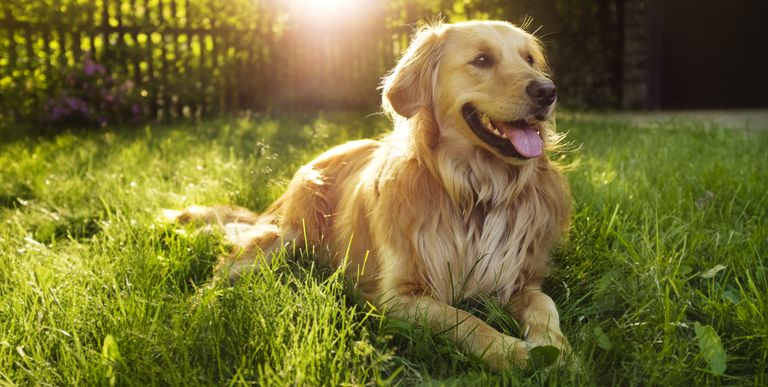
#> input picture Images/dog1.jpg, 768 x 387 px
$ python train_image_classifier.py
#> lines starting #> are read from the running program, lines starting #| are printed output that depends on the picture
import numpy as np
from skimage.io import imread
from skimage.transform import resize
from sklearn.linear_model import SGDClassifier
from sklearn import svm
from sklearn.preprocessing import StandardScaler
import joblib

from Phase2.transformers import RGB2GrayTransformer, HogTransformer

dog = imread('Images/dog1.jpg')
#> dog is the input picture: shape (387, 768, 3); mean R, G, B 117.7, 111.9, 50
cat = imread('Images/cat1.jpg')
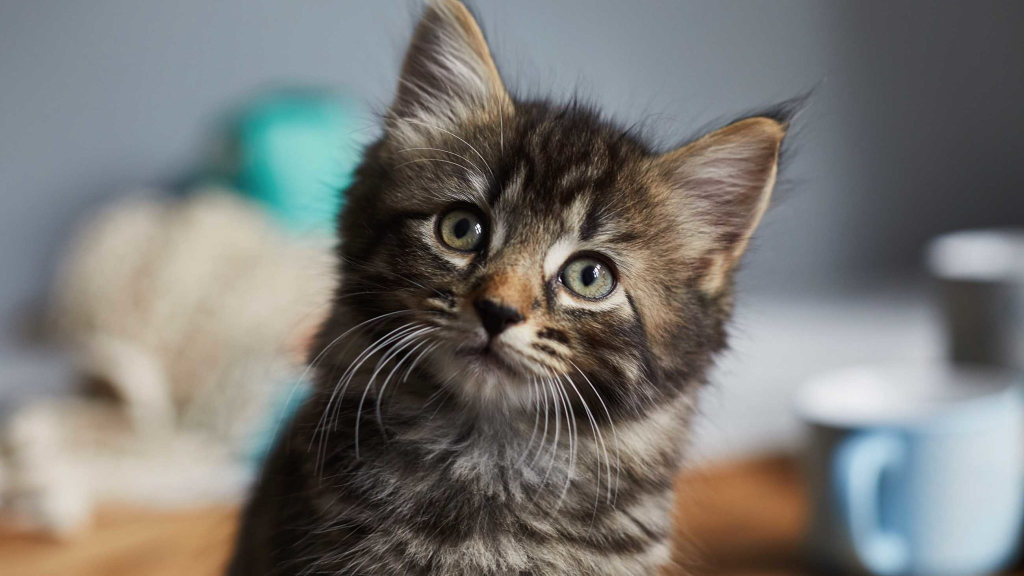
#> input picture Images/cat1.jpg, 2048 x 1152 px (shown at 1/2 size)
#> cat is the input picture: shape (1152, 2048, 3); mean R, G, B 119.8, 118.6, 115.2

output_shape = (102, 136, 3)

dog = resize(dog, output_shape=output_shape)
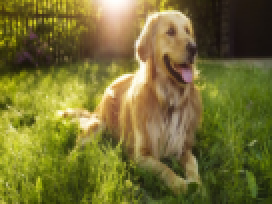
#> dog: shape (102, 136, 3) float64 (shown 2 times larger); mean R, G, B 0.461, 0.439, 0.196
cat = resize(cat, output_shape=output_shape)
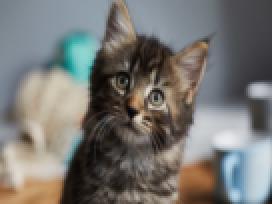
#> cat: shape (102, 136, 3) float64 (shown 2 times larger); mean R, G, B 0.47, 0.465, 0.452

train_inputs = [dog, cat]
train_labels = ['dog', 'cat']

for i in range(0, 9):
    index = str(i)
    path = 'Images/middlefinger' + index + '.jpg'
#> (the run stopped early here; a loop or call above may not have finished)
